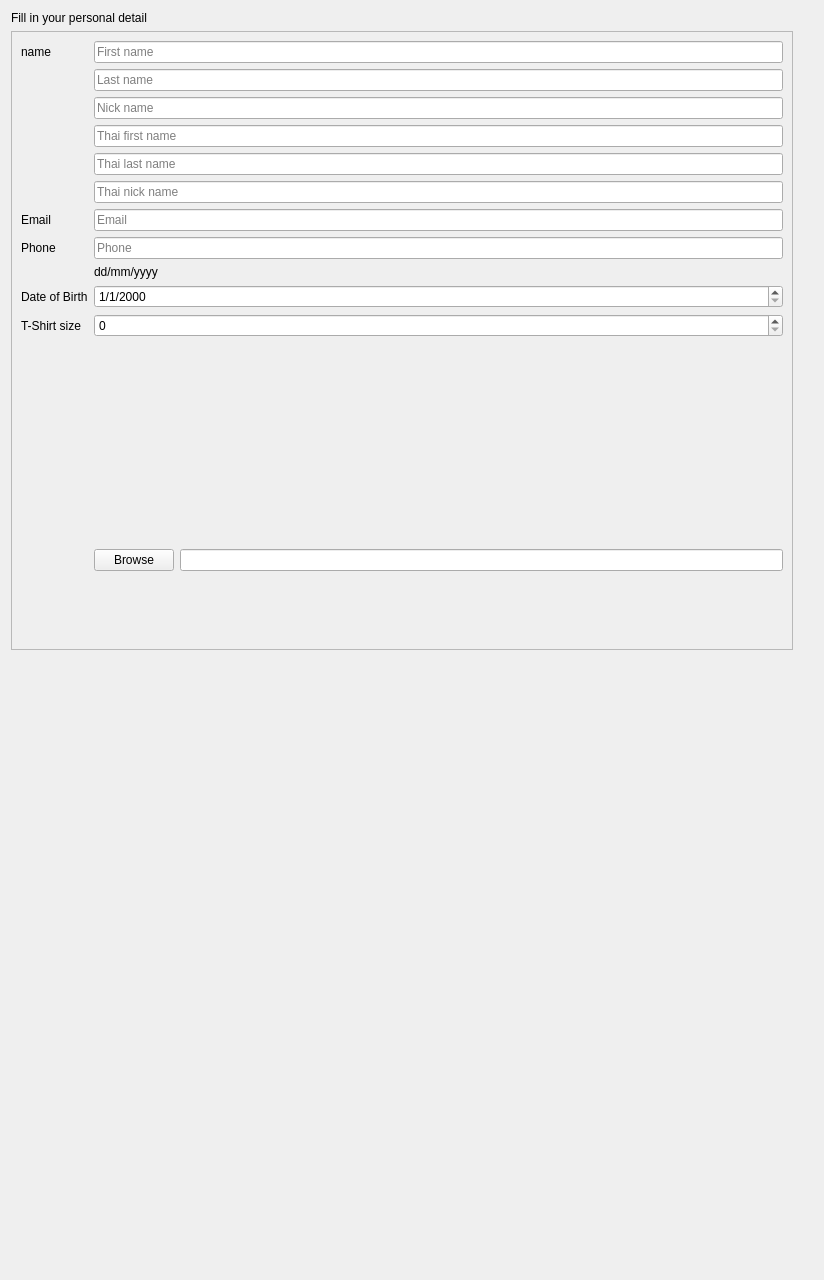
<?xml version="1.0" encoding="UTF-8"?>
<ui version="4.0">
 <class>Form</class>
 <widget class="QWidget" name="Form">
  <property name="geometry">
   <rect>
    <x>0</x>
    <y>0</y>
    <width>824</width>
    <height>1280</height>
   </rect>
  </property>
  <property name="windowTitle">
   <string>Form</string>
  </property>
  <layout class="QGridLayout" name="gridLayout">
   <item row="0" column="0">
    <widget class="QLabel" name="label">
     <property name="text">
      <string>Fill in your personal detail</string>
     </property>
    </widget>
   </item>
   <item row="1" column="0">
    <widget class="QScrollArea" name="scrollArea_2">
     <property name="minimumSize">
      <size>
       <width>471</width>
       <height>441</height>
      </size>
     </property>
     <property name="widgetResizable">
      <bool>true</bool>
     </property>
     <widget class="QWidget" name="scrollAreaWidgetContents_2">
      <property name="geometry">
       <rect>
        <x>0</x>
        <y>0</y>
        <width>778</width>
        <height>617</height>
       </rect>
      </property>
      <layout class="QFormLayout" name="formLayout">
       <property name="fieldGrowthPolicy">
        <enum>QFormLayout::AllNonFixedFieldsGrow</enum>
       </property>
       <item row="0" column="0">
        <widget class="QLabel" name="label_35">
         <property name="text">
          <string>name</string>
         </property>
        </widget>
       </item>
       <item row="0" column="1">
        <widget class="QLineEdit" name="firstname">
         <property name="cursor">
          <cursorShape>IBeamCursor</cursorShape>
         </property>
         <property name="text">
          <string/>
         </property>
         <property name="placeholderText">
          <string>First name</string>
         </property>
        </widget>
       </item>
       <item row="1" column="1">
        <widget class="QLineEdit" name="firstname_2">
         <property name="placeholderText">
          <string>Last name</string>
         </property>
        </widget>
       </item>
       <item row="2" column="1">
        <widget class="QLineEdit" name="surname_2">
         <property name="placeholderText">
          <string>Nick name</string>
         </property>
        </widget>
       </item>
       <item row="3" column="1">
        <widget class="QLineEdit" name="surname_5">
         <property name="placeholderText">
          <string>Thai first name</string>
         </property>
        </widget>
       </item>
       <item row="4" column="1">
        <widget class="QLineEdit" name="surname_4">
         <property name="placeholderText">
          <string>Thai last name</string>
         </property>
        </widget>
       </item>
       <item row="5" column="1">
        <widget class="QLineEdit" name="surname_3">
         <property name="placeholderText">
          <string>Thai nick name</string>
         </property>
        </widget>
       </item>
       <item row="6" column="0">
        <widget class="QLabel" name="label_2">
         <property name="text">
          <string>Email</string>
         </property>
        </widget>
       </item>
       <item row="6" column="1">
        <widget class="QLineEdit" name="surname_7">
         <property name="placeholderText">
          <string>Email</string>
         </property>
        </widget>
       </item>
       <item row="7" column="0">
        <widget class="QLabel" name="label_3">
         <property name="text">
          <string>Phone</string>
         </property>
        </widget>
       </item>
       <item row="7" column="1">
        <widget class="QLineEdit" name="lineEdit">
         <property name="placeholderText">
          <string>Phone</string>
         </property>
        </widget>
       </item>
       <item row="8" column="1">
        <widget class="QLabel" name="label_5">
         <property name="text">
          <string>dd/mm/yyyy</string>
         </property>
        </widget>
       </item>
       <item row="10" column="0">
        <widget class="QLabel" name="label_4">
         <property name="text">
          <string>Date of Birth</string>
         </property>
        </widget>
       </item>
       <item row="10" column="1">
        <widget class="QDateEdit" name="dateEdit">
         <property name="displayFormat">
          <string>d/M/yyyy</string>
         </property>
        </widget>
       </item>
       <item row="12" column="0">
        <widget class="QLabel" name="label_6">
         <property name="text">
          <string>T-Shirt size</string>
         </property>
        </widget>
       </item>
       <item row="12" column="1">
        <widget class="QSpinBox" name="spinBox"/>
       </item>
       <item row="13" column="1">
        <layout class="QGridLayout" name="gridLayout_2">
         <item row="0" column="0">
          <spacer name="horizontalSpacer_3">
           <property name="orientation">
            <enum>Qt::Horizontal</enum>
           </property>
           <property name="sizeHint" stdset="0">
            <size>
             <width>148</width>
             <height>20</height>
            </size>
           </property>
          </spacer>
         </item>
         <item row="0" column="1">
          <widget class="QLabel" name="profile_picture_2">
           <property name="minimumSize">
            <size>
             <width>175</width>
             <height>200</height>
            </size>
           </property>
           <property name="maximumSize">
            <size>
             <width>175</width>
             <height>200</height>
            </size>
           </property>
           <property name="text">
            <string/>
           </property>
           <property name="pixmap">
            <pixmap>../resources/bg_player_profile_default_big.png</pixmap>
           </property>
           <property name="scaledContents">
            <bool>true</bool>
           </property>
          </widget>
         </item>
         <item row="0" column="2">
          <spacer name="horizontalSpacer_4">
           <property name="orientation">
            <enum>Qt::Horizontal</enum>
           </property>
           <property name="sizeHint" stdset="0">
            <size>
             <width>138</width>
             <height>20</height>
            </size>
           </property>
          </spacer>
         </item>
         <item row="1" column="0" colspan="3">
          <layout class="QFormLayout" name="formLayout_2">
           <item row="0" column="0">
            <widget class="QPushButton" name="pushButton_2">
             <property name="text">
              <string>Browse</string>
             </property>
            </widget>
           </item>
           <item row="0" column="1">
            <widget class="QLineEdit" name="lineEdit_2"/>
           </item>
          </layout>
         </item>
        </layout>
       </item>
      </layout>
     </widget>
    </widget>
   </item>
   <item row="2" column="1">
    <spacer name="verticalSpacer">
     <property name="orientation">
      <enum>Qt::Vertical</enum>
     </property>
     <property name="sizeHint" stdset="0">
      <size>
       <width>20</width>
       <height>40</height>
      </size>
     </property>
    </spacer>
   </item>
  </layout>
 </widget>
 <resources/>
 <connections/>
</ui>
